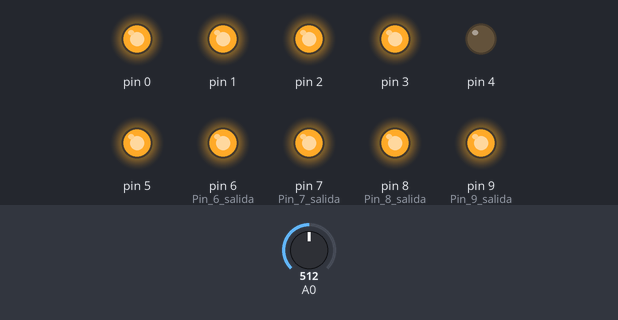
The sketch below on a simulated Arduino Uno, built with avr-gcc and run on an emulated ATmega328P. On the bench: output pins drawn as LEDs (lit = HIGH). The inputs (shaded band) are chosen by the test bench; at power-on: A0 = 512.

Above: at 1.2 s.
1.3 s: A0 set to 555
2.8 s: A0 set to 582
At 4.0 s:
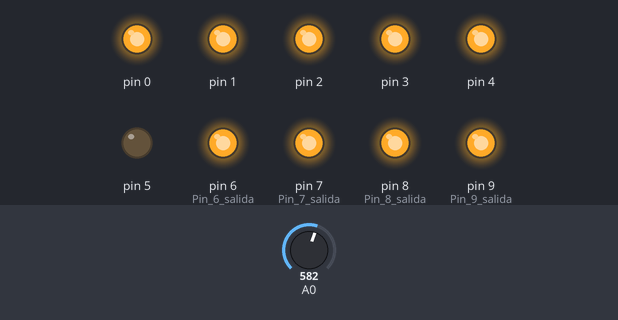
4.3 s: A0 set to 716
At 5.2 s:
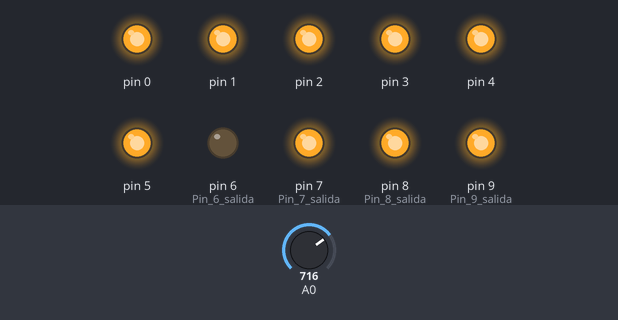
5.8 s: A0 set to 787
7.3 s: A0 set to 812
At 8.5 s:
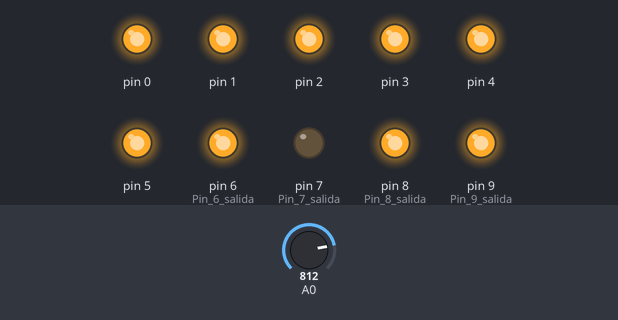
8.8 s: A0 set to 511
At 9.8 s:
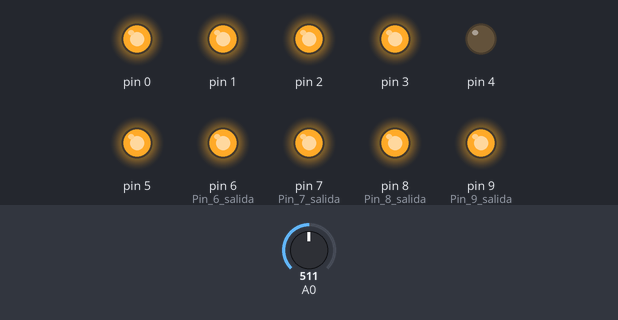
Timing chart, 0 to 11.3 s (numbered marks = the images above; inputs shaded):
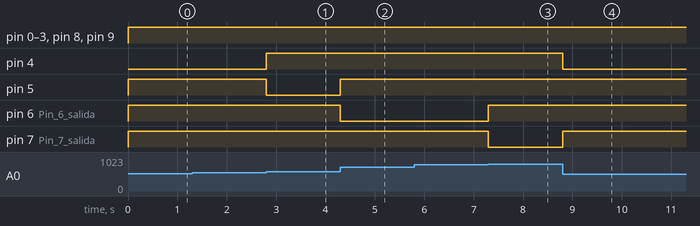

The sketch:

_7442.ino
```cpp
//Autor:Dario Jorge Iglesias
boolean D,C,B,A,QO,QI,QII,QIII,QIV,QV,QVI,QVII,QVIII,QIX;//Variables de entrada
int pote;
void setup() //Configuración
{
 pinMode(9,OUTPUT);//Pin 9 salida
 pinMode(8,OUTPUT);//Pin 8 salida
 pinMode(7,OUTPUT);//Pin 7 salida
 pinMode(6,OUTPUT);//Pin 6 salida
 pinMode(5,OUTPUT);
 pinMode(4,OUTPUT);
 pinMode(3,OUTPUT);
 pinMode(2,OUTPUT);
 pinMode(1,OUTPUT);
 pinMode(0,OUTPUT);
}
void loop() //Super lazo infinito
{
 pote=analogRead(A0);
 pote=map(pote,0,1023,0,9);
 D=boolean((pote&0x08)/8);
 C=boolean((pote&0x04)/4);
 B=boolean((pote&0x02)/2);
 A=boolean((pote&0x01)/1);
 QO=!(!D&!C&!B&!A);
 digitalWrite(0,QO);
 QI=!(!D&!C&!B&A);
 digitalWrite(1,QI);
 QII=!(!D&!C&B&!A);
 digitalWrite(2,QII);
 QIII=!(!D&!C&B&A);
 digitalWrite(3,QIII);
 QIV=!(!D&C&!B&!A);
 digitalWrite(4,QIV);
 QV=!(!D&C&!B&A);
 digitalWrite(5,QV);
 QVI=!(!D&C&B&!A);
 digitalWrite(6,QVI);
 QVII=!(!D&C&B&A);
 digitalWrite(7,QVII);
 QVIII=!(D&!C&!B&!A);
 digitalWrite(8,QVIII);
 QIX=!(D&!C&!B&A);
 digitalWrite(9,QIX);
}
```

Measured:
- the behaviour switches between 568 and 569 on A0 (found by bisection; images 0 and 1)
- the behaviour switches between 795 and 796 on A0 (found by bisection; images 2 and 3)
- after the input at 1.3 s, every drawn part: stays the same
- after the input at 2.8 s, pin 4: LOW → HIGH at once; pin 5: HIGH → LOW at once
- after the input at 4.3 s, pin 5: LOW → HIGH at once; pin 6 (Pin_6_salida): HIGH → LOW at once
- after the input at 5.8 s, every drawn part: stays the same
- after the input at 7.3 s, pin 6 (Pin_6_salida): LOW → HIGH at once; pin 7 (Pin_7_salida): HIGH → LOW at once
- after the input at 8.8 s, pin 4: HIGH → LOW at once; pin 7 (Pin_7_salida): LOW → HIGH at once
